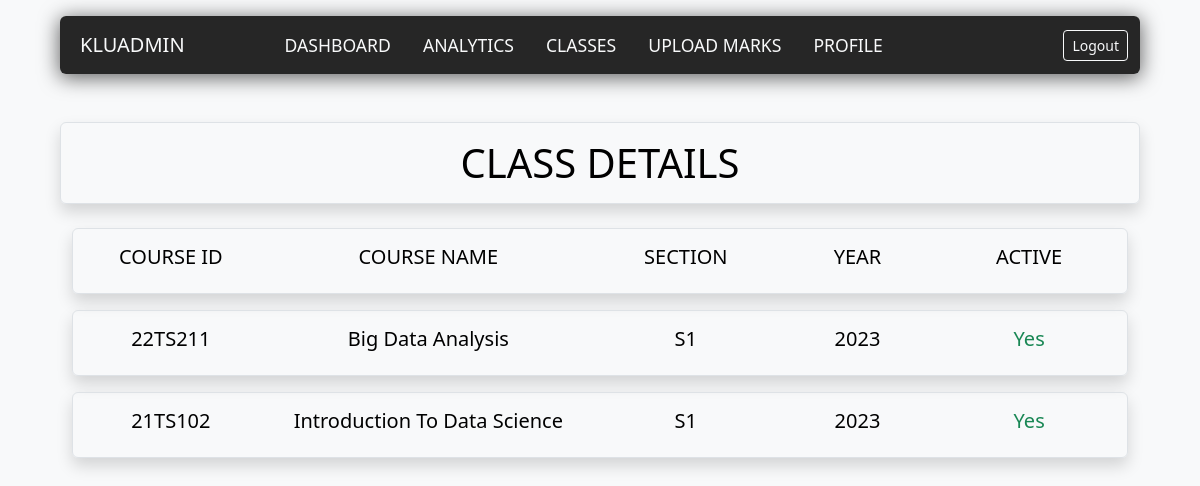
The app's page /faculty-classes (signed in) with its own data.
### dashboard/models.py (models this page shows)
class Section(models.Model):
    admin_username = models.fields.CharField(max_length=50)
    teacher_id = models.fields.CharField(max_length=50)
    teacher_name = models.fields.CharField(max_length=100)
    course_id = models.fields.CharField(max_length=50)
    course_name = models.fields.CharField(max_length=100)
    section_id = models.fields.CharField(max_length=75)
    section_name = models.fields.CharField(max_length=25)
    year = models.fields.CharField(max_length=4)
    active = models.fields.BooleanField(default=True)

### dashboard/views.py (the view)
# urls.py: path('faculty-classes',dashboardviews.faculty_classes,name="faculty-classes"),
def faculty_classes(request):
    print(request.session['user'])
    if request.session.has_key('user') and request.session['user'] == 'faculty':
        facultyDetails = Faculty.objects.filter(Q(username=request.session['username']))
        facultyDetails = facultyDetails[0]
        classList = Section.objects.filter(Q(admin_username=facultyDetails.admin_username) & Q(teacher_id=facultyDetails.teacher_id)).order_by('-active')
        return render(request,'dashboard/faculty-classes.html',{"uni_name" : request.session['uni_name'],"classList" : classList})
    else :
        return redirect('/login')

### dashboard/templates/dashboard/faculty-classes.html (shortened to what this page needs)
{%extends "dash_base.html"%}
{%block content%}
<div class=" navbox container rounded mt-3">
  <nav class="navbar navbar-expand-lg row">
    <div class="container-fluid">
      <a class="navbar-brand text-light col text-uppercase display-5 p-2" href="">{{uni_name}}</a>
      <div class="collapse navbar-collapse" id="navbarNavDropdown">
        <ul class="navbar-nav col">
          <li class="nav-item px-2">
            <a class="nav-link text-light text-uppercase"  href="/dashboard">Dashboard</a>
          </li>
          <li class="nav-item px-2">
            <a class="nav-link text-light text-uppercase" href="{% url 'faculty-analytics' %}">Analytics</a>
          </li>
          <li class="nav-item px-2">
            <a class="nav-link text-light text-uppercase" href="{% url 'faculty-classes' %}">Classes</a>
          </li>
          <li class="nav-item px-2">
            <a class="nav-link text-light text-uppercase" href="{% url 'faculty-uploadmarks' %}">Upload Marks</a>
          </li>
          <li class="nav-item px-2">
            <a class="nav-link text-light text-uppercase" href="{% url 'faculty-profile' %}">Profile</a>
          </li>
        </ul>
        <a class="btn btn-outline-light btn-sm " href="{%url 'logout'%}">
          Logout
        </a>
      </div>
    </div>
  </nav>
  </div>
<div class="container mt-5">
    <div class="row ">
       <div class="p-3 border rounded shadow">
            <div class="display-6 text-center fw-light">CLASS DETAILS</div>
       </div>
    </div>
</div>
<div class="container mt-4 mb-1">
    <div class="border rounded shadow px-4 py-3">
      <div class="row text-center">
          <h5 class="col-2  text-uppercase"> Course ID</h5>
          <h5 class="col-4  text-uppercase"> Course Name</h5>
          <h5 class="col-2  text-uppercase"> Section</h5>
          <h5 class="col-2  text-uppercase"> Year</h5>
          <h5 class="col-2  text-uppercase"> Active</h5>
      </div>
    </div>
  </div>
{%for class in classList%}
<div class="container mt-3 mb-3">
  <div class="border rounded shadow px-4 py-3">
    <div class="row text-center">
        <h5 class="col-2 fw-light"> {{class.course_id}}</h5>
        <h5 class="col-4 fw-light"> {{class.course_name}}</h5>
        <h5 class="col-2 fw-light"> {{class.section_name}}</h5>
        <h5 class="col-2 fw-light"> {{class.year}}</h5>
        {% if class.active == True %}
        <h5 class="col-2 fw-light text-success"> Yes</h5>
        {%else%}
        <h5 class="col-2 fw-light text-danger"> No</h5>
        {%endif%}
    </div>
  </div>
</div>
{%endfor%}
{%endblock%}

### static/css/dashboard.css (style rules this page uses)
.container { width: 90%; }
.navbox { background-color: #000000d8; box-shadow: 0px 3px 20px 1px rgba(0, 0, 0, 0.604); }
.navbar .navbar-nav .nav-link { color: #FFFFFF; font-size: 1.1em; }
.navbar .navbar-nav .nav-item { position: relative; }
.navbar .navbar-nav .nav-item::after { position: absolute; bottom: 0; left: 0; right: 0; margin: auto; background-color: #FFFFFF; width: 0%; content: ""; height: 4px; transition: all 0.5s; }

### records on screen
Section: course_id "22TS211", course_name "Big Data Analysis", section_name "S1", year "2023", active "Yes"
Section: course_id "21TS102", course_name "Introduction To Data Science", section_name "S1", year "2023", active "Yes"

### other values on screen
{{ uni_name }} "KLUADMIN"
